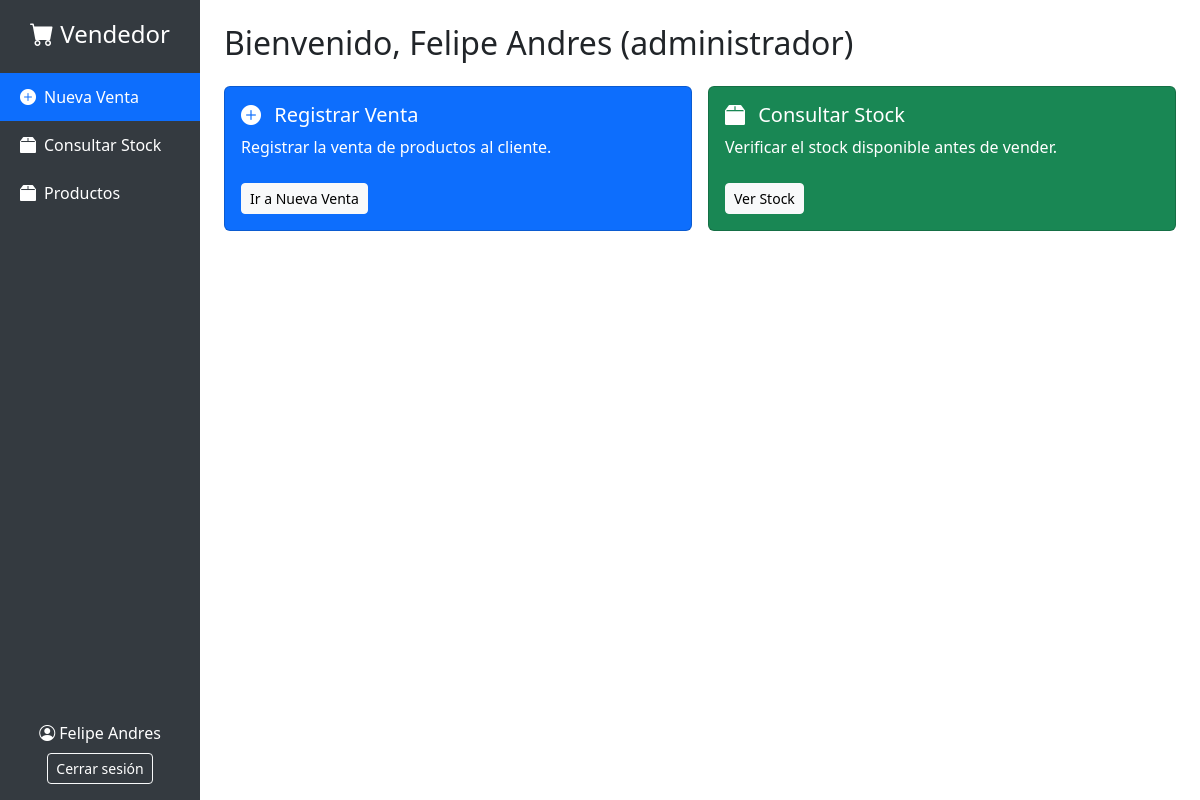
Before: /ventas (signed in) with the older database file.
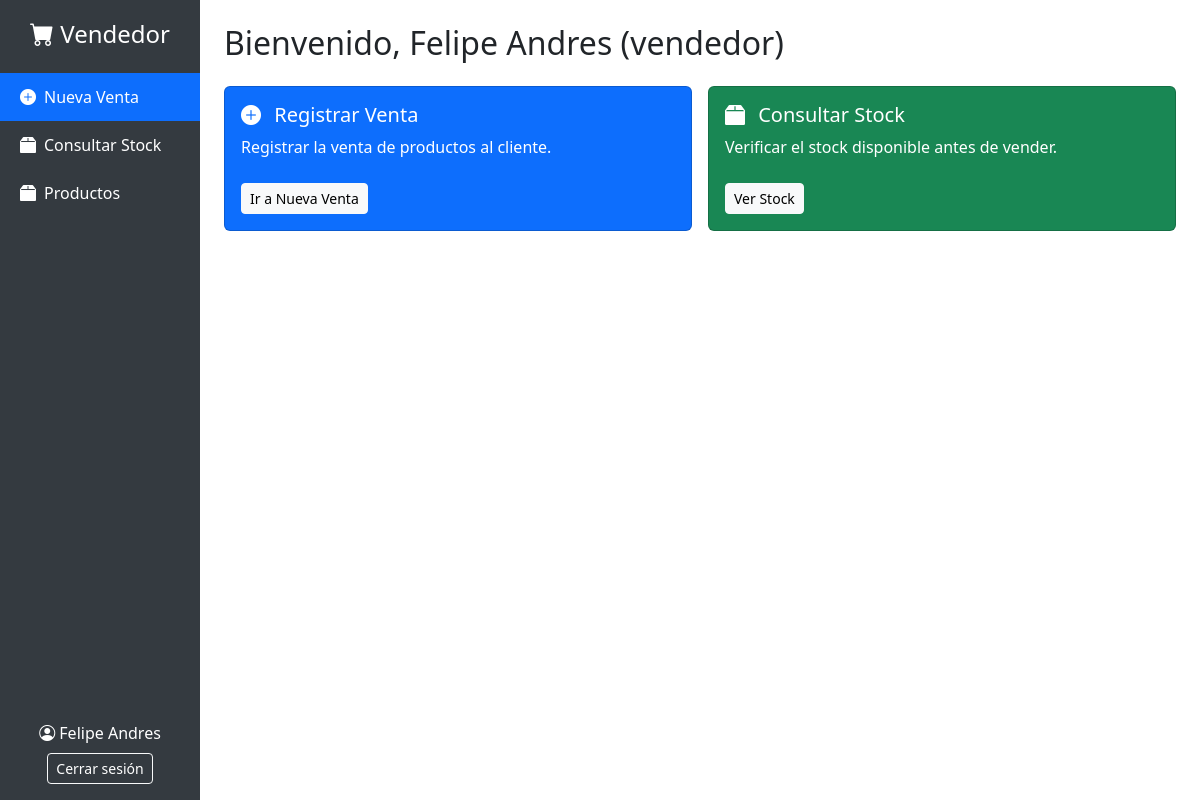
After: the same page with the newer database file.
### app/models.py (models this page shows)
class User(UserMixin, db.Model):
    id = db.Column(db.Integer, primary_key=True)
    nombre = db.Column(db.String(100), nullable=False)
    apellido = db.Column(db.String(100), nullable=False)
    email = db.Column(db.String(150), unique=True, nullable=False)
    telefono = db.Column(db.String(20), nullable=False)
    password = db.Column(db.String(150), nullable=False)
    rol = db.Column(db.String(50), nullable=False)

### app/routes.py (the view)
@app.route('/ventas')
@login_required
def ventas():
    return render_template('ventas.html')

### app/routes.py (called while the page is built)
@login_manager.user_loader
def load_user(user_id):
    return User.query.get(int(user_id))

### app/templates/ventas.html (shortened to what this page needs)
<!DOCTYPE html>
<html lang="es">
<head>
    <link href="https://cdn.jsdelivr.net/npm/bootstrap@5.3.0/dist/css/bootstrap.min.css" rel="stylesheet">
    <link href="https://cdn.jsdelivr.net/npm/bootstrap-icons/font/bootstrap-icons.css" rel="stylesheet">
</head>
<body>
    <div class="row g-0">
        <div class="col-md-2 sidebar d-flex flex-column justify-content-between">
            <div>
                <h4 class="text-center mb-4"><i class="bi bi-cart-fill"></i> Vendedor</h4>
                <ul class="nav flex-column">
                    <li class="nav-item">
                        <a class="nav-link active" href="#"><i class="bi bi-plus-circle-fill me-2"></i>Nueva Venta</a>
                    </li>
                    <li class="nav-item">
                        <a class="nav-link" href="#"><i class="bi bi-box2-fill me-2"></i>Consultar Stock</a>
                    </li>
                    <a class="nav-link" href="{{ url_for('catalogo') }}">
                        <i class="bi bi-box2-fill me-2"></i>Productos
                      </a>
                </ul>
            </div>
            <div class="text-center mb-3">
                <div class="mb-2"><i class="bi bi-person-circle"></i> {{ current_user.nombre }}</div>
                <a href="{{ url_for('logout') }}" class="btn btn-sm btn-outline-light">Cerrar sesión</a>
            </div>
        </div>
        <div class="col-md-10 p-4">
            <h2 class="mb-4">Bienvenido, {{ current_user.nombre }} ({{ current_user.rol }})</h2>
            <div class="row g-3">
                <div class="col-md-6">
                    <div class="card text-white bg-primary mb-3">
                        <div class="card-body">
                            <h5 class="card-title"><i class="bi bi-plus-circle-fill me-2"></i> Registrar Venta</h5>
                            <p class="card-text">Registrar la venta de productos al cliente.</p>
                            <a href="{{ url_for('nueva_venta') }}" class="btn btn-light btn-sm mt-2">Ir a Nueva Venta</a>
                        </div>
                    </div>
                </div>
                <div class="col-md-6">
                    <div class="card text-white bg-success mb-3">
                        <div class="card-body">
                            <h5 class="card-title"><i class="bi bi-box2-fill me-2"></i> Consultar Stock</h5>
                            <p class="card-text">Verificar el stock disponible antes de vender.</p>
                            <a href="{{ url_for('consultar_stock') }}" class="btn btn-light btn-sm mt-2">Ver Stock</a>
                        </div>
                    </div>
                </div>
            </div>
        </div>
    </div>
</body>
</html>

Changed rows visible on the page:
changed User "Felipe Andres": rol "administrador" → "vendedor"
